Frame 1 (no input): blank canvas, image omitted
Frame 60 (the mouse pressed at the canvas centre just before this capture): blank canvas, image omitted
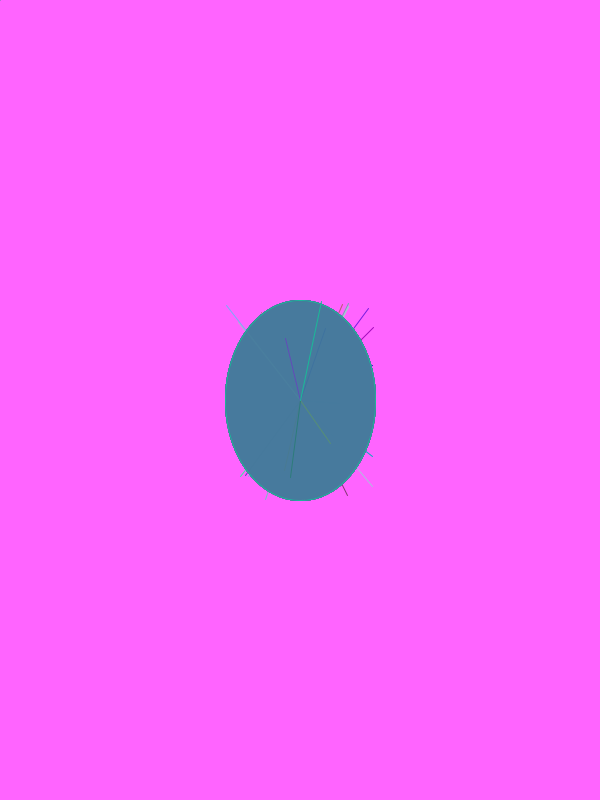
Frame 120 (the mouse held since frame 60 and released just before this capture)

The Processing sketch whose frames 1 and 60 were blank and that drew this single picture after the mouse press (run headless with seeded random() and noise(); from frame 60 on, the mouse is pressed at the canvas centre):

// Processing sketch: processing_83327
// ── processing_83327.pde

int num=150;
int[] x= new int[num];
int[] y= new int[num];
int indexPosition=0;
color colores[];



void setup(){
  size(600,800);
  noStroke();
  smooth();
  fill(200,120);
  colores= new color[num];
}
void draw(){
  for (int i=0; i<num; i++){
    colores[i]= color(random(10,190),random(10,255),random(80,255));}
  
  background(mouseX,100,550);
  x[indexPosition]=mouseX;
  y[indexPosition]=mouseY;
  indexPosition=(indexPosition +1)%num;
  
  for(int i=0; i<num; i++){
  int pos=(indexPosition+i)% num;
  float radius=(num-i)/1000;
  fill(colores[i],100);
  ellipse(x[pos], y[pos], (radius+x[pos])/2, (radius+y[pos])/2);
  
  smooth();
 line(x[pos],y[pos], x[pos]+(random(-1,1)*(radius+x[pos])/2)/2,y[pos]+(random(-1,1)*(radius+y[pos])/2)/2);
  stroke(colores[i]+10);
   
  
  
  }
  }
